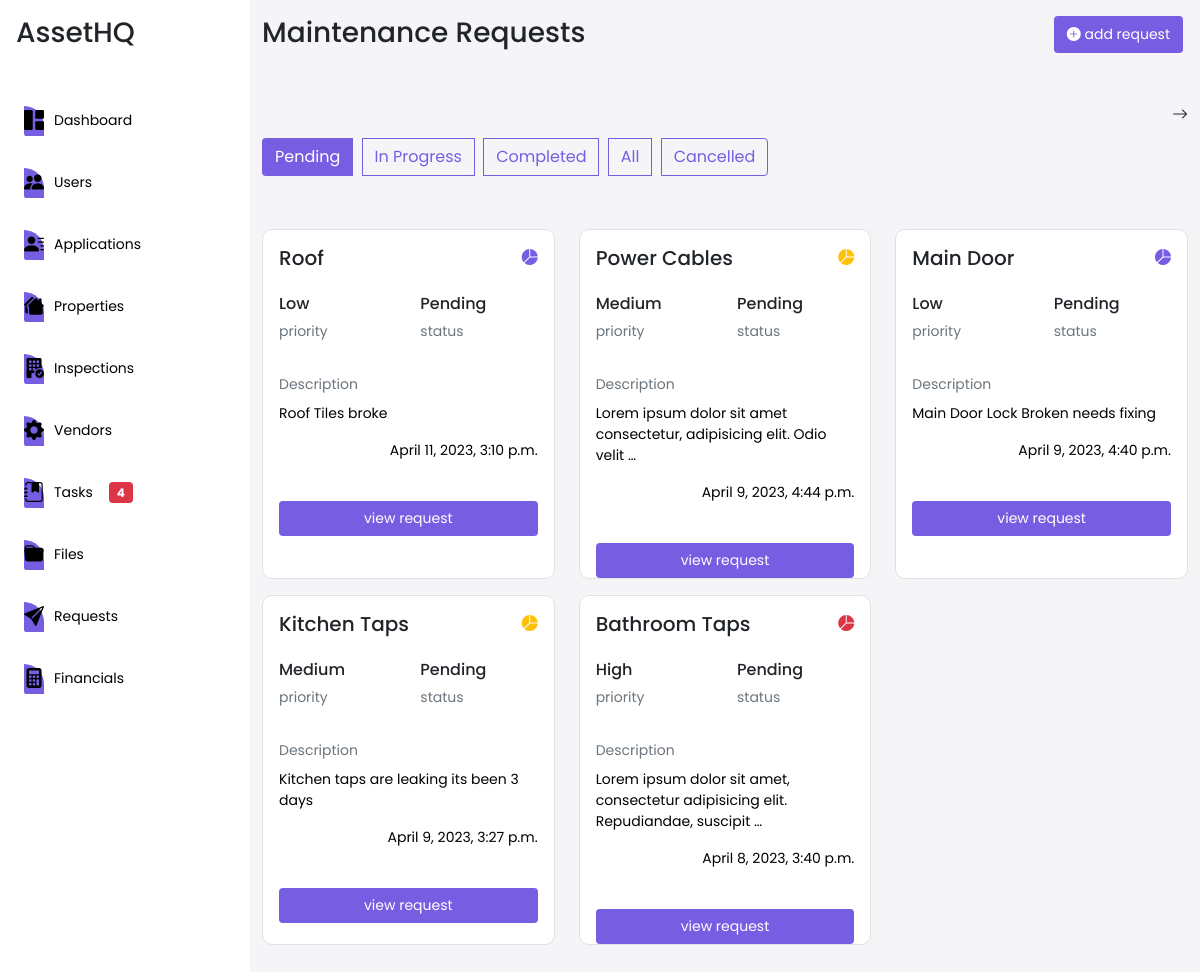
Page /Requests/list-requests on the committed database.
### Requests/models.py (models this page shows, shortened)
class MaintenanceRequest(models.Model):
    property = models.ForeignKey(PropertyModel,null=True, on_delete=models.CASCADE,blank=True,default=None , related_name='Property_maintenance')
    tenant = models.ForeignKey(ApplicationModel,null=True, on_delete=models.CASCADE,blank=True,default=None , related_name='maintenance_tenant')
    assigned_manager = models.ForeignKey(ManagerModel,null=True, on_delete=models.CASCADE,blank=True,default=None , related_name='maintenance_manager')
    owners = models.ManyToManyField(OwnerModel,blank=True,default=None , related_name='maintenance_owner')
    vendor = models.ForeignKey(VendorModel,null=True, on_delete=models.CASCADE,blank=True,default=None , related_name='maintenance_vendor')
    title =  models.CharField(max_length=255)
    description = models.TextField(blank = True)
    image = models.ImageField(null=True, blank=True,upload_to='static/images')
    status = models.ForeignKey(MaintenanceStatusModel,null=True, on_delete=models.CASCADE,blank=True,default=None , related_name='maintenance_status')
    priority = models.ForeignKey(PriorityModel,null=True, on_delete=models.CASCADE,blank=True,default=None , related_name='maintenance_priority')
    date_completed = models.DateTimeField(null=True, blank=True)
    date_created = models.DateTimeField(auto_now_add=True, null=True)

class PriorityModel(models  .Model):
    name = models.CharField(max_length=255)
    date_created = models.DateTimeField(auto_now_add=True, null=True)

class MaintenanceStatusModel(models  .Model):
    name = models.CharField(max_length=255)
    date_created = models.DateTimeField(auto_now_add=True, null=True)

### Requests/views.py (the view)
# urls.py: path('list-requests',views.ListRequests, name='list-requests'),
def ListRequests(request):
    properties = PropertyModel.objects.all()
    maintenance_requests = MaintenanceRequest.objects.all().order_by('-date_created')
    context = {
        "properties" : properties,
        "maintenance_requests" : maintenance_requests
    }
    return render(request,'Requests/list_request.html',context)

### Requests/templates/Requests/list_request.html (shortened to what this page needs)
{% extends 'client/base.html' %}
{% load static %}
{% block content %}
<div class="d-flex justify-content-between">
  <h3>Maintenance Requests</h3>
  {% include 'partials/properties_request_modal.html' %}
</div>
<i class="bi bi-arrow-right d-flex justify-content-end mb-3 mt-5"></i>
<div class="button-container">
  <div class="btn-group" role="group" aria-label="Basic outlined example">
    <button type="button" class="btn btn-style" style="font-size: 16px">
      Pending
    </button>
    <button
      type="button"
      class="btn btn-outline-primary outline-btns"
      style="font-size: 16px"
    >
      In Progress
    </button>
    <button
      type="button"
      class="btn btn-outline-primary outline-btns"
      style="font-size: 16px"
    >
      Completed
    </button>
    <button
      type="button"
      class="btn btn-outline-primary outline-btns"
      style="font-size: 16px"
    >
      All
    </button>
    <button
      type="button"
      class="btn btn-outline-primary outline-btns"
      style="font-size: 16px"
    >
      Cancelled
    </button>
  </div>
</div>
<div class="mt-5">
  {% include 'partials/maintenance_request_partial.html' %}
</div>
<div class="bottom-space"></div>
{% endblock %}

### Requests/templates/partials/maintenance_request_partial.html
<div class="row">
  {% for data in maintenance_requests %}
  <div class="col-12 col-md-6 col-lg-4 mb-3">
    <div class="main-container p-3 border maintenance-card">
      <div class="d-flex justify-content-between mb-3">
        <h5>{{data.title}}</h5>
        {% if data.priority.name == 'High'%}
        <i class="bi bi-pie-chart-fill text-danger"></i>
        {% elif data.priority.name == 'Medium' %}
        <i class="bi bi-pie-chart-fill text-warning"></i>
        {% elif data.priority.name == 'Low' %}
        <i class="bi bi-pie-chart-fill" style="color: #775de2"></i>
        {% endif %}
      </div>
      <div class="row mb-3">
        <div class="col">
          <h6>{{data.priority.name}}</h6>
          <p class="text-secondary">priority</p>
        </div>
        <div class="col">
          <h6>{{data.status.name}}</h6>
          <p class="text-secondary">status</p>
        </div>
      </div>
      <p class="text-secondary mb-2">Description</p>
      <p>{{data.description|truncatewords:10}}</p>
      <div class="d-flex justify-content-end">
        <p>{{data.date_created}}</p>
      </div>
      <a href="{% url 'request-details' data.id %}">
        <button class="btn btn-style my-4" style="width: 100%">
          view request
        </button>
      </a>
    </div>
  </div>
  {% endfor %}
</div>

### client/templates/client/base.html (style rules this page uses)
:root { --primary-color: #775de2; --background-color: #e4eaff; --secondary-color: #4a4685; }
body { font-family: "Poppins", sans-serif; background-color: #f5f5f7; }
a { text-decoration: none; }
p { font-size: 14px; color: black; }
.btn-style { background-color: var(--primary-color); color: white; font-size: 14px; }
.bottom-space { height: 150px; }
.main-container { background-color: white; border-radius: 10px; }
.button-container { overflow-x: auto !important; white-space: nowrap !important; }

### Requests/templates/Requests/list_request.html (style rules this page uses)
:root { --primary-color: #775de2; --background-color: #e4eaff; --secondary-color: #4a4685; --secondary-background: #f5f5f7; }
.maintenance-card { height: 350px; max-height: 350px; }
.outline-btns { border-color: var(--primary-color); color: var(--primary-color); }
.button-container { width: 100%; overflow: auto; white-space: nowrap; }
.btn-group { display: inline-block; }
.btn { margin-right: 5px; margin-bottom: 5px; }

### rows in the picture
MaintenanceRequest: title "Roof", priority.name "Low", status.name "Pending", description "Roof Tiles broke", date_created "April 11, 2023, 3:10 p.m."
MaintenanceRequest: title "Power Cables", priority.name "Medium", status.name "Pending", description "Lorem ipsum dolor sit amet consectetur, adipisicing elit. Odio velit …", date_created "April 9, 2023, 4:44 p.m."
MaintenanceRequest: title "Main Door", priority.name "Low", status.name "Pending", description "Main Door Lock Broken needs fixing", date_created "April 9, 2023, 4:40 p.m."
MaintenanceRequest: title "Kitchen Taps", priority.name "Medium", status.name "Pending", description "Kitchen taps are leaking its been 3 days", date_created "April 9, 2023, 3:27 p.m."
MaintenanceRequest: title "Bathroom Taps", priority.name "High", status.name "Pending", description "Lorem ipsum dolor sit amet, consectetur adipisicing elit. Repudiandae, suscipit …", date_created "April 8, 2023, 3:40 p.m."
